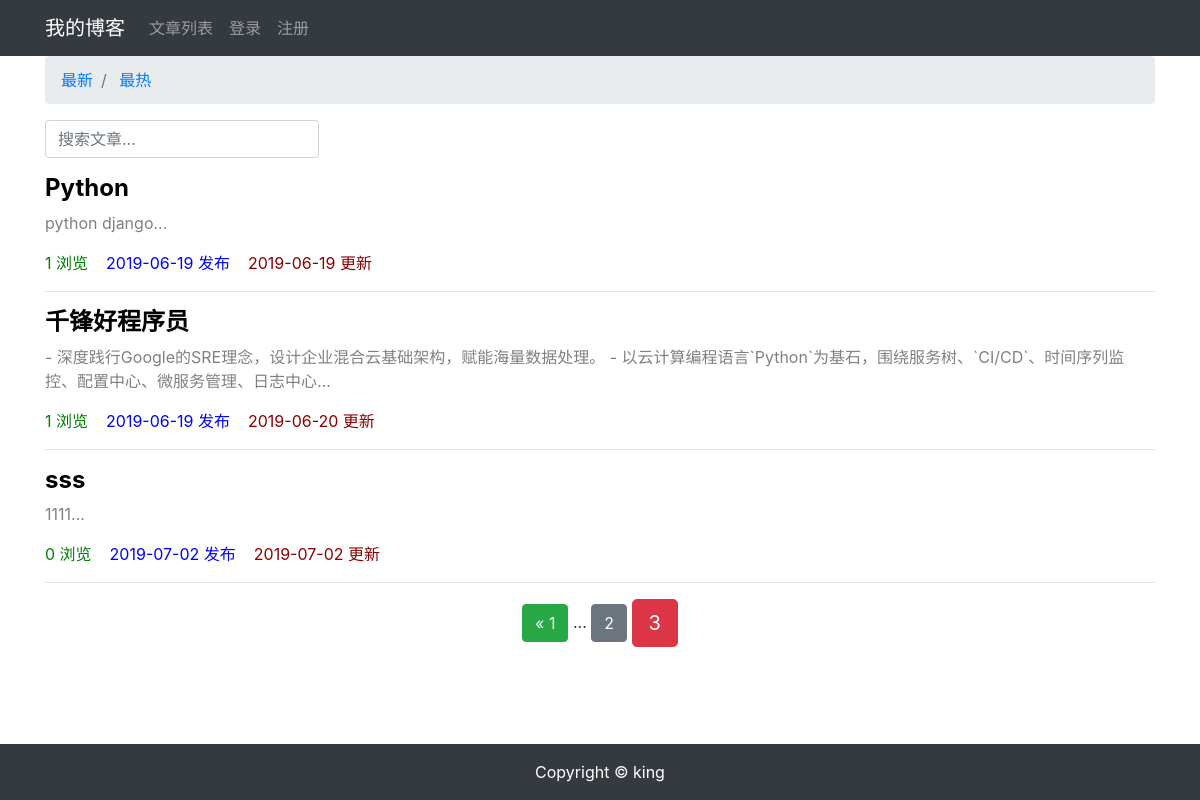
The app's page /article/article-list/?page=3, older data.
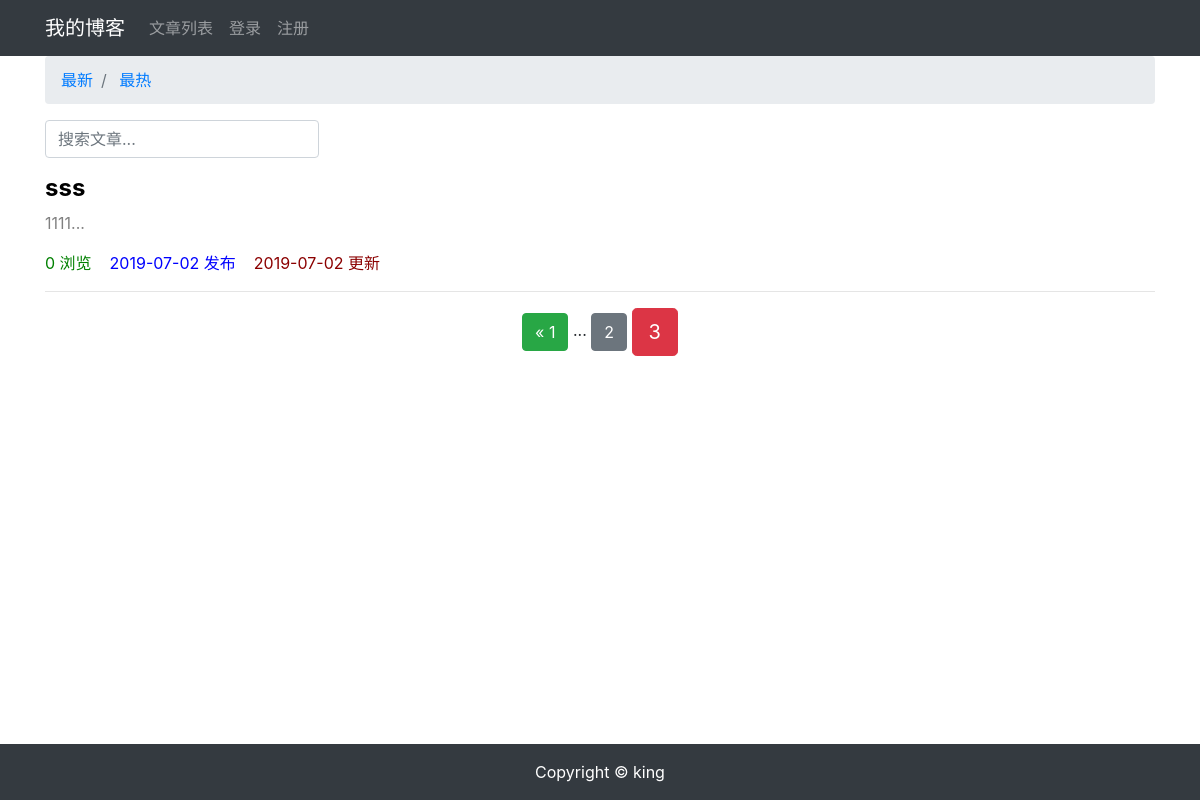
The same page, newer data.
### article/models.py (models this page shows, shortened)
class ArticlePost(models.Model):
    author = models.ForeignKey(User, on_delete=models.CASCADE)
    title = models.CharField(max_length=100)
    body = models.TextField()
    views_counts = models.PositiveIntegerField(default=0)
    created = models.DateTimeField(default=timezone.now)
    updated = models.DateTimeField(auto_now=True)
    class Meta:
        ordering = ('-views_counts',)
        verbose_name = '文章'
        verbose_name_plural = verbose_name

### article/views.py (the view)
# urls.py: path('article-list/', views.article_list, name='article_list'),
def article_list(request):
    search = request.GET.get('search')
    order = request.GET.get('order')
    if search:
        if order == 'views_counts':
            article_list = ArticlePost.objects.filter(
                Q(title__icontains=search) |
                Q(body__icontains=search)
            ).order_by('-views_counts')
        else:
            article_list = ArticlePost.objects.filter(
                Q(title__icontains=search) |
                Q(body__icontains=search)
            )
    else:
        search = ''
        if order == 'total_views':
            article_list = ArticlePost.objects.all().order_by('-total_views')
        else:
            article_list = ArticlePost.objects.all()
    paginator = Paginator(article_list, 5)
    page = request.GET.get('page')
    articles = paginator.get_page(page)
    context = {'articles': articles}
    return render(request, 'article/article_list.html', context)

### templates/article/article_list.html (shortened to what this page needs)
{% extends "base.html" %}
{% load staticfiles %}
{% block content %}
<div class="container">
    <nav aria-label="breadcrumb">
        <ol class="breadcrumb">
            <li class="breadcrumb-item">
                <a href="{% url 'article:article_list' %}?search={{ search }}">
                    最新
                </a>
            </li>
            <li class="breadcrumb-item">
                <a href="{% url 'article:article_list' %}?order=views_counts&search={{ search }}">
                    最热
                </a>
            </li>
        </ol>
    </nav>
    <div class="row">
        <div class="col-auto mr-auto">
            <form class="form-inline">
                <input type="text" class="form-control mb-2 mr-sm-2" name="search" placeholder="搜索文章..." required>
            </form>
        </div>
    </div>
    <div class="row mt-2">
        {% for article in articles %}
        <div class="col-12">
            <h4>
                <b>
                    <a href="{% url 'article:article_detail' article.id %}" style="color: black;">
                        {{ article.title }}
                    </a>
                </b>
            </h4>
            <div>
                <p style="color: gray;">
                    {{ article.body|slice:'100' }}...
                </p>
            </div>
            <p>
                <span style="color: green;">
                    {{ article.views_counts }} 浏览&nbsp;&nbsp;&nbsp;
                </span>
                <span style="color: blue;">
                    {{ article.created|date:'Y-m-d' }} 发布&nbsp;&nbsp;&nbsp;
                </span>
                <span style="color: darkred;">
                    {{ article.updated|date:'Y-m-d' }} 更新
                </span>
            </p>
            <hr>
        </div>
        {% endfor %}
    </div>
    <div class="pagination row">
        <div class="m-auto">
            <span class="step-links">
                {% if articles.has_previous %}
                <a href="?page=1" class="btn btn-success">
                    &laquo; 1
                </a>
                <span>...</span>
                <a href="?page={{ articles.previous_page_number }}" class="btn btn-secondary">
                    {{ articles.previous_page_number }}
                </a>
                {% endif %}
                <span class="current btn btn-danger btn-lg">
                    {{ articles.number }}
                </span>
            </span>
        </div>
    </div>
</div>
{% endblock content %}

Row changes from the older to the newer data that the page shows:
no longer on this page (row unchanged): ArticlePost: title "Python", body "python django", views_counts "1", created "2019-06-19", updated "2019-06-19"
removed ArticlePost: title "千锋好程序员", body "- 深度践行Google的SRE理念，设计企业混合云基础架构，赋能海量数据处理。 - 以云计算编程语言`Python`为基石，围绕服务树、`CI/CD`、时间序列监控、配置中心、微服务管理、日志中心", views_counts "1", created "2019-06-19", updated "2019-06-20"
